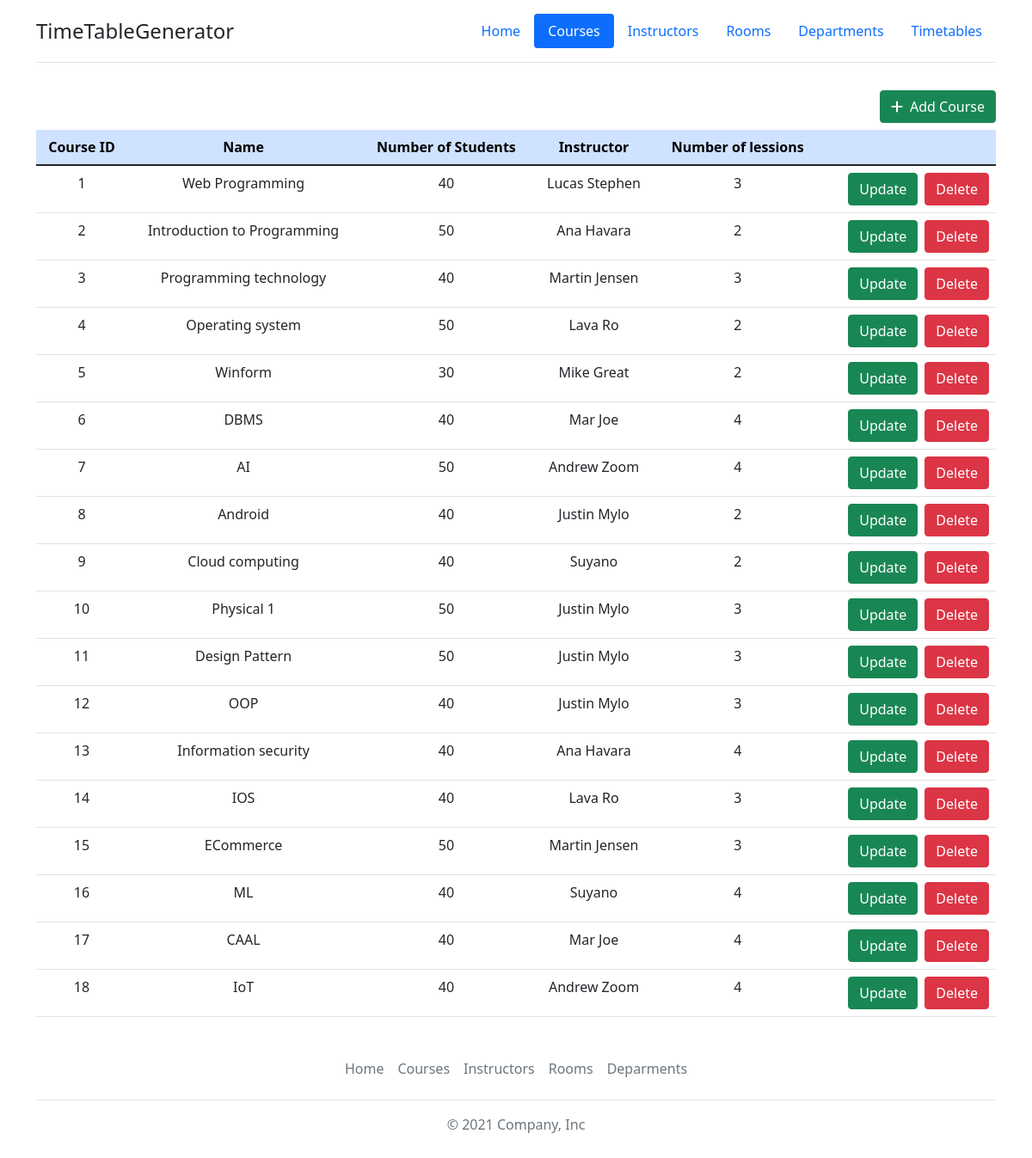
The page /timetable/list-courses/ on the database its author committed.
### Timetable/models.py (models this page shows, shortened)
class Course(models.Model):
    course_id = models.AutoField(primary_key=True)
    name = models.CharField(max_length=50)
    number_of_students = models.IntegerField()
    number_of_lessions_per_week = models.IntegerField(default=1)
    instructors = models.ForeignKey(Instructor, on_delete=models.CASCADE, null=True, blank=True)

class Instructor(models.Model):
    inst_id = models.AutoField(primary_key=True)
    name = models.CharField(max_length=50)
    def __str__(self):
        return self.name

### Timetable/views.py (the view)
# urls.py: path('list-courses/', views.listCourses, name='courses'),
def listCourses(request):
    courses = Course.objects.all()
    context = {'courses': courses}
    return render(request, 'courses.html', context)

### Timetable/templates/courses.html (shortened to what this page needs)
{% extends 'base.html' %}
{% load static %}
{% block navbar %}
<header class="d-flex flex-wrap justify-content-center py-3 mb-4 border-bottom">
    <a href="{% url 'home' %}" class="d-flex align-items-center mb-3 mb-md-0 me-md-auto text-dark text-decoration-none">
        <span class="fs-4">TimeTableGenerator</span>
    </a>
    <ul class="nav nav-pills">
        <li class="nav-item"><a href="{% url 'home' %}" class="nav-link">Home</a></li>
        <li class="nav-item"><a href="{% url 'courses' %}" class="nav-link active" aria-current="page">Courses</a></li>
        <li class="nav-item"><a href="{% url 'instructors' %}" class="nav-link">Instructors</a></li>
        <li class="nav-item"><a href="{% url 'rooms' %}" class="nav-link">Rooms</a></li>
        <li class="nav-item"><a href="{% url 'departments' %}" class="nav-link">Departments</a></li>
        <li calss="nav-item"><a href="{% url 'timetables' %}" class="nav-link">Timetables</a></li>
    </ul>
</header>
{% endblock %}
{% block content %}
<div class="container" style="min-height: 70vh;">
    <div class="table-responsive-lg">
        <a href="{% url 'addCourse' %}" class="btn btn-success float-end my-2"><i class="fas fa-plus me-2"></i>Add Course</a>
        <table class="table table-hover">
            <thead>
                <tr class="table-primary">
                    <th class="text-center" scope="col">Course ID</th>
                    <th class="text-center" scope="col">Name</th>
                    <th class="text-center" scope="col">Number of Students</th>
                    <th class="text-center" scope="col">Instructor</th>
                    <th class="text-center" scope="col">Number of lessions</th>
                    <th scope="col"> </th>
                </tr>
            </thead>
            <tbody>
                {% for course in courses %}
                    <tr>
                        <td class="text-center">{{ course.course_id }}</td>
                        <td class="text-center">{{ course.name }}</td>
                        <td class="text-center">{{ course.number_of_students }}</td>
                        <td class="text-center">{{ course.instructors }}</td>
                        <td class="text-center">{{ course.number_of_lessions_per_week }}</td>
                        <td>
                            <div class="d-flex justify-content-end">
                                <a class="btn btn-success me-2" href="{% url 'updateCourse' course.course_id %}">Update</a>
                                <form action="{% url 'deleteCourse' course.course_id %}" method="POST">
                                    <button class="btn btn-danger" type="submit">Delete</button>
                                </form>
                            </div>
                        </td>
                    </tr>
                {% endfor %}
            </tbody>
        </table>
    </div>
</div>
{% endblock %}

### Timetable/static/css/style.css (style rules this page uses)
a { cursor: pointer; }

### rows shown on the page
Course: course_id "1", name "Web Programming", number_of_students "40", instructors "Lucas Stephen", number_of_lessions_per_week "3"
Course: course_id "2", name "Introduction to Programming", number_of_students "50", instructors "Ana Havara", number_of_lessions_per_week "2"
Course: course_id "3", name "Programming technology", number_of_students "40", instructors "Martin Jensen", number_of_lessions_per_week "3"
Course: course_id "4", name "Operating system", number_of_students "50", instructors "Lava Ro", number_of_lessions_per_week "2"
Course: course_id "5", name "Winform", number_of_students "30", instructors "Mike Great", number_of_lessions_per_week "2"
Course: course_id "6", name "DBMS", number_of_students "40", instructors "Mar Joe", number_of_lessions_per_week "4"
Course: course_id "7", name "AI", number_of_students "50", instructors "Andrew Zoom", number_of_lessions_per_week "4"
Course: course_id "8", name "Android", number_of_students "40", instructors "Justin Mylo", number_of_lessions_per_week "2"
Course: course_id "9", name "Cloud computing", number_of_students "40", instructors "Suyano", number_of_lessions_per_week "2"
Course: course_id "10", name "Physical 1", number_of_students "50", instructors "Justin Mylo", number_of_lessions_per_week "3"
Course: course_id "11", name "Design Pattern", number_of_students "50", instructors "Justin Mylo", number_of_lessions_per_week "3"
Course: course_id "12", name "OOP", number_of_students "40", instructors "Justin Mylo", number_of_lessions_per_week "3"
Course: course_id "13", name "Information security", number_of_students "40", instructors "Ana Havara", number_of_lessions_per_week "4"
Course: course_id "14", name "IOS", number_of_students "40", instructors "Lava Ro", number_of_lessions_per_week "3"
Course: course_id "15", name "ECommerce", number_of_students "50", instructors "Martin Jensen", number_of_lessions_per_week "3"
Course: course_id "16", name "ML", number_of_students "40", instructors "Suyano", number_of_lessions_per_week "4"
Course: course_id "17", name "CAAL", number_of_students "40", instructors "Mar Joe", number_of_lessions_per_week "4"
Course: course_id "18", name "IoT", number_of_students "40", instructors "Andrew Zoom", number_of_lessions_per_week "4"
